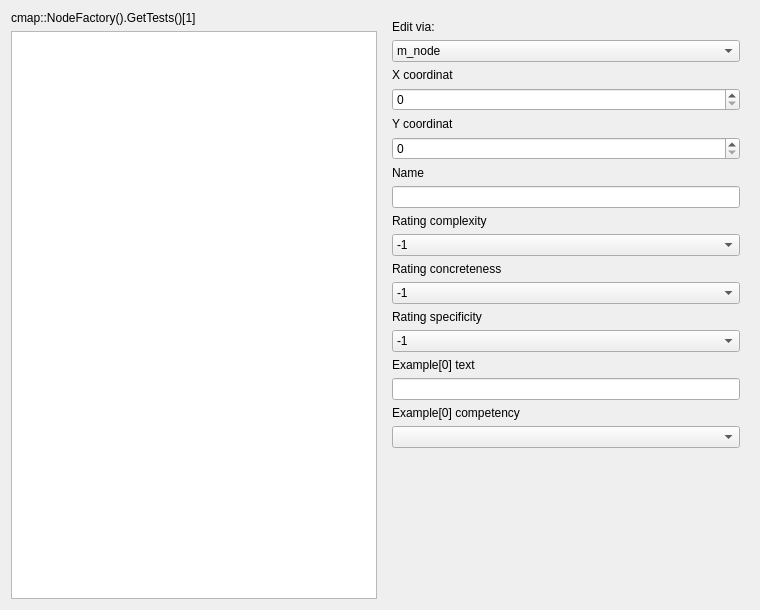
<?xml version="1.0" encoding="UTF-8"?>
<ui version="4.0">
 <class>QtConceptMapTestNodeItemDialog</class>
 <widget class="QDialog" name="QtConceptMapTestNodeItemDialog">
  <property name="geometry">
   <rect>
    <x>0</x>
    <y>0</y>
    <width>760</width>
    <height>610</height>
   </rect>
  </property>
  <property name="windowTitle">
   <string>Test Node</string>
  </property>
  <layout class="QGridLayout" name="gridLayout">
   <item row="0" column="0">
    <widget class="QLabel" name="label">
     <property name="text">
      <string>cmap::NodeFactory().GetTests()[1]</string>
     </property>
    </widget>
   </item>
   <item row="0" column="1" rowspan="2">
    <widget class="QWidget" name="widget" native="true">
     <layout class="QVBoxLayout" name="verticalLayout">
      <item>
       <widget class="QLabel" name="label_8">
        <property name="text">
         <string>Edit via:</string>
        </property>
       </widget>
      </item>
      <item>
       <widget class="QComboBox" name="box_edit">
        <item>
         <property name="text">
          <string>m_node</string>
         </property>
        </item>
        <item>
         <property name="text">
          <string>QtNode-&gt;GetNode() (display)</string>
         </property>
        </item>
        <item>
         <property name="text">
          <string>QtNode-&gt;GetNode() (edit)</string>
         </property>
        </item>
        <item>
         <property name="text">
          <string>QtNode-&gt;GetNode() (rate)</string>
         </property>
        </item>
       </widget>
      </item>
      <item>
       <widget class="QLabel" name="label_9">
        <property name="text">
         <string>X coordinat</string>
        </property>
       </widget>
      </item>
      <item>
       <widget class="QSpinBox" name="box_x"/>
      </item>
      <item>
       <widget class="QLabel" name="label_10">
        <property name="text">
         <string>Y coordinat</string>
        </property>
       </widget>
      </item>
      <item>
       <widget class="QSpinBox" name="box_y"/>
      </item>
      <item>
       <widget class="QLabel" name="label_6">
        <property name="text">
         <string>Name</string>
        </property>
       </widget>
      </item>
      <item>
       <widget class="QLineEdit" name="edit_name">
        <property name="text">
         <string/>
        </property>
       </widget>
      </item>
      <item>
       <widget class="QLabel" name="label_5">
        <property name="text">
         <string>Rating complexity</string>
        </property>
       </widget>
      </item>
      <item>
       <widget class="QComboBox" name="box_complexity">
        <item>
         <property name="text">
          <string>-1</string>
         </property>
        </item>
        <item>
         <property name="text">
          <string>0</string>
         </property>
        </item>
        <item>
         <property name="text">
          <string>1</string>
         </property>
        </item>
        <item>
         <property name="text">
          <string>2</string>
         </property>
        </item>
       </widget>
      </item>
      <item>
       <widget class="QLabel" name="label_4">
        <property name="text">
         <string>Rating concreteness</string>
        </property>
       </widget>
      </item>
      <item>
       <widget class="QComboBox" name="box_concreteness">
        <item>
         <property name="text">
          <string>-1</string>
         </property>
        </item>
        <item>
         <property name="text">
          <string>0</string>
         </property>
        </item>
        <item>
         <property name="text">
          <string>1</string>
         </property>
        </item>
        <item>
         <property name="text">
          <string>2</string>
         </property>
        </item>
       </widget>
      </item>
      <item>
       <widget class="QLabel" name="label_3">
        <property name="text">
         <string>Rating specificity</string>
        </property>
       </widget>
      </item>
      <item>
       <widget class="QComboBox" name="box_specificity">
        <item>
         <property name="text">
          <string>-1</string>
         </property>
        </item>
        <item>
         <property name="text">
          <string>0</string>
         </property>
        </item>
        <item>
         <property name="text">
          <string>1</string>
         </property>
        </item>
        <item>
         <property name="text">
          <string>2</string>
         </property>
        </item>
       </widget>
      </item>
      <item>
       <widget class="QLabel" name="label_7">
        <property name="text">
         <string>Example[0] text</string>
        </property>
       </widget>
      </item>
      <item>
       <widget class="QLineEdit" name="edit_example_text"/>
      </item>
      <item>
       <widget class="QLabel" name="label_2">
        <property name="text">
         <string>Example[0] competency</string>
        </property>
       </widget>
      </item>
      <item>
       <widget class="QComboBox" name="box_competency"/>
      </item>
      <item>
       <spacer name="verticalSpacer">
        <property name="orientation">
         <enum>Qt::Vertical</enum>
        </property>
        <property name="sizeHint" stdset="0">
         <size>
          <width>20</width>
          <height>63</height>
         </size>
        </property>
       </spacer>
      </item>
     </layout>
    </widget>
   </item>
   <item row="1" column="0">
    <widget class="ribi::QtKeyboardFriendlyGraphicsView" name="view"/>
   </item>
  </layout>
 </widget>
 <customwidgets>
  <customwidget>
   <class>ribi::QtKeyboardFriendlyGraphicsView</class>
   <extends>QGraphicsView</extends>
   <header>qtkeyboardfriendlygraphicsview.h</header>
  </customwidget>
 </customwidgets>
 <tabstops>
  <tabstop>edit_name</tabstop>
  <tabstop>box_complexity</tabstop>
  <tabstop>box_concreteness</tabstop>
  <tabstop>box_specificity</tabstop>
  <tabstop>edit_example_text</tabstop>
  <tabstop>box_competency</tabstop>
  <tabstop>view</tabstop>
 </tabstops>
 <resources/>
 <connections/>
</ui>
